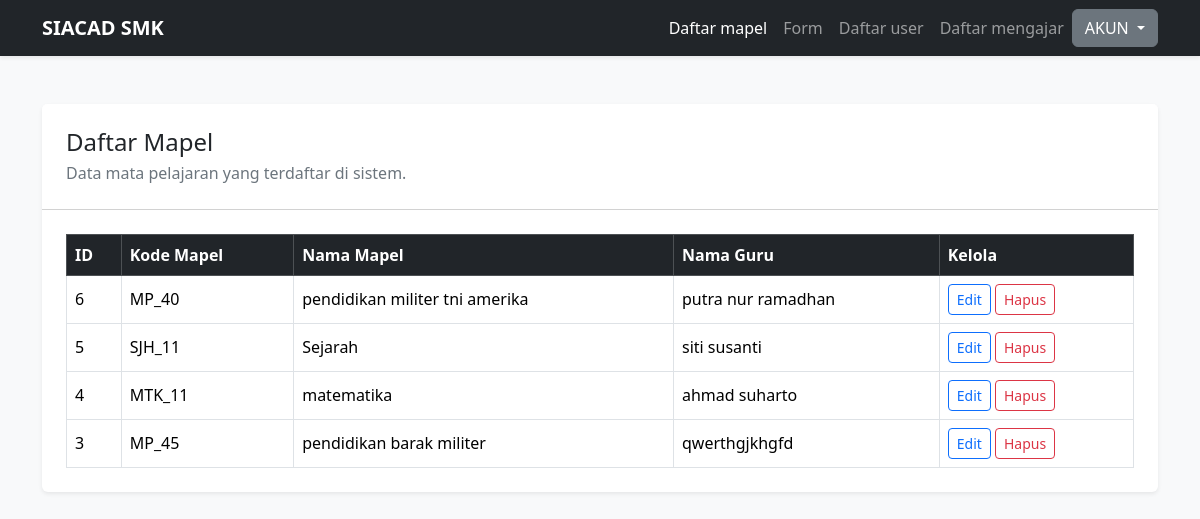
Screenshot of /daftar_mapel.php (signed in) with the database file from the repository.
### tables this page shows
CREATE TABLE `mapel` (
  `id` int(11) NOT NULL,
  `kode_mapel` varchar(10) NOT NULL,
  `nama_mapel` varchar(100) NOT NULL,
  `guru_id` int(11) NOT NULL
);

CREATE TABLE `guru` (
  `id` int(11) NOT NULL,
  `nip` varchar(20) NOT NULL,
  `nama` varchar(100) NOT NULL,
  `jenis_kelamin` enum('L','P') NOT NULL,
  `user_id` int(11) NOT NULL
);

### daftar_mapel.php (the view, shortened to what this page needs)
<?php
require_once 'database.php';
$sql =
"SELECT mapel.*, guru.nama AS nama_guru
FROM mapel
LEFT JOIN guru ON mapel.guru_id = guru.id
order by mapel.id desc";
$result = mysqli_query($koneksi, $sql);
$data = [];
if (mysqli_num_rows($result) > 0) {
    while ($row = mysqli_fetch_assoc($result)) {
        $data[] = $row;
    }
}
?>
<!doctype html>
<html lang="id">
<head>
    <link href="https://cdn.jsdelivr.net/npm/bootstrap@5.3.3/dist/css/bootstrap.min.css" rel="stylesheet">
</head>
<body class="bg-light">
<nav class="navbar navbar-expand-lg navbar-dark bg-dark shadow-sm">
    <div class="container">
        <a class="navbar-brand fw-semibold" href="#">SIACAD SMK</a>
        <div class="collapse navbar-collapse" id="navbarMenu">
            <ul class="navbar-nav ms-auto">
                <li class="nav-item">
                    <a class="nav-link active" aria-current="page" href="daftar_mapel.php">Daftar mapel</a>
                </li>
                <li class="nav-item">
                    <a class="nav-link" href="form_tambah_mapel.php">Form</a>
                </li>
                <li class="nav-item">
                    <a class="nav-link" href="daftar_user.php">Daftar user</a>
                </li>
                <li class="nav-item">
                    <a class="nav-link" href="daftar_mengajar.php">Daftar mengajar</a>
                </li>
            </ul>
        </div>
        <div class="dropdown">
    <button class="btn btn-secondary dropdown-toggle"
            type="button"
            id="dropdownMenuButton"
            data-bs-toggle="dropdown"
            aria-expanded="false">
        AKUN
    </button>
    </div>
</nav>
<main class="container py-5">
    <div class="card border-0 shadow-sm">
        <div class="card-header bg-white p-4">
            <div class="d-flex flex-column flex-md-row justify-content-between align-items-md-center gap-3">
                <div>
                    <h2 class="h4 mb-1">Daftar Mapel</h2>
                    <p class="text-secondary mb-0">Data mata pelajaran yang terdaftar di sistem.</p>
                </div>
            </div>
        </div>
        <div class="card-body p-4">
            <div class="table-responsive">
                <table class="table table-bordered table-hover align-middle mb-0">
                    <thead class="table-dark">
                        <tr>
                            <th>ID</th>
                            <th>Kode Mapel</th>
                            <th>Nama Mapel</th>
                            <th>Nama Guru</th>
                            <th>Kelola</th>
                        </tr>
                    </thead>
                    <tbody>
                        <?php if (!empty($data)) { ?>
                            <?php foreach ($data as $item) { ?>
                                <tr>
                                    <td><?php echo $item["id"]; ?></td>
                                    <td><?php echo $item["kode_mapel"]; ?></td>
                                    <td><?php echo $item["nama_mapel"]; ?></td>
                                    <td><?php echo $item["nama_guru"]; ?></td>
                                    <td>
                                        <a href="form_edit_mapel.php?id=<?php echo $item["id"]; ?>" class="btn btn-sm btn-outline-primary">Edit</a>
                                        <a href="proses_hapus_mapel.php?id=<?php echo $item["id"]; ?>" class="btn btn-sm btn-outline-danger" onclick="return confirm('Apakah Anda yakin ingin menghapus mapel ini?')">Hapus</a>
                                    </td>
                                </tr>
                            <?php } ?>
                        <?php } ?>
                    </tbody>
                </table>
            </div>
        </div>
    </div>
</main>
</body>
</html>

### rows the page displays
mapel: id "6", kode_mapel "MP_40", nama_mapel "pendidikan militer tni amerika", guru.nama "putra nur ramadhan"
mapel: id "5", kode_mapel "SJH_11", nama_mapel "Sejarah", guru.nama "siti susanti"
mapel: id "4", kode_mapel "MTK_11", nama_mapel "matematika", guru.nama "ahmad suharto"
mapel: id "3", kode_mapel "MP_45", nama_mapel "pendidikan barak militer", guru.nama "qwerthgjkhgfd"
